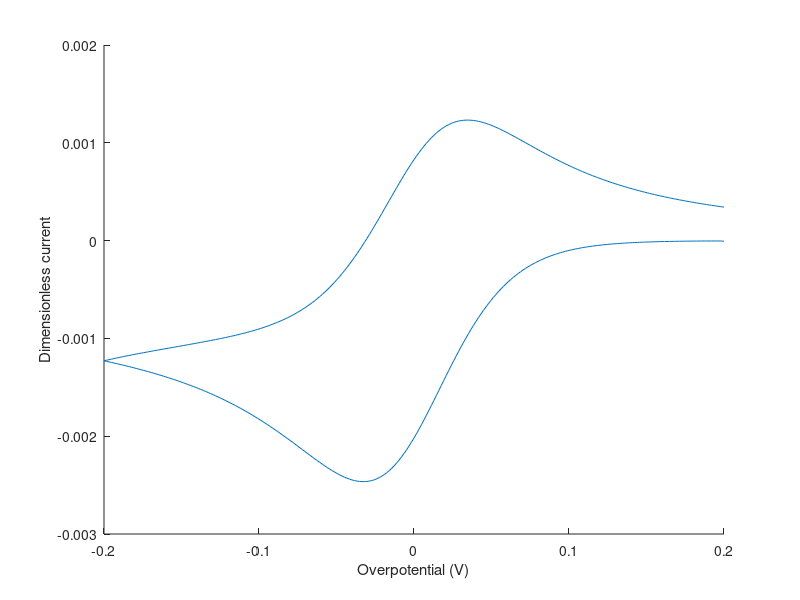

The MATLAB script that drew this image:
%%%%%%%%%%%%%%%%%%%%%%%%%%%%%%%%%%%%%%%%%%%%%%%%%%
% CVsim.m - Cyclic voltammetry simulation
% Peter Attia
% Based on Bard and Faulkner, Appendix B
% EC mechanism
% Updated September 24, 2017

% This version adheres more strictly to the Bard and Faulkner
% dimensionless variable convention. I recommend Brown's formulation
% ('CVsim.m') for a more intuitive understanding of the simulation.
%%%%%%%%%%%%%%%%%%%%%%%%%%%%%%%%%%%%%%%%%%%%%%%%%%

clear, clc, close all

%% INDEPENDENT VARIABLES %%
C      = 1.0;    % [=] mol/L, initial concentration of O. Default = 1.0
D      = 1E-5;   % [=] cm^2/s, O & R diffusion coefficient. Default = 1E-5
etai   = +0.2;   % [=] V, initial overpotential (relative to redox potential). Default = +0.2
etaf   = -0.2;   % [=] V, final overpotential (relative to redox potential). Default = -0.2
v      = 1E-3;   % [=] V/s, sweep rate. Default = 1E-3
n      = 1.0;    % [=] number of electrons transfered. Default = 1
alpha  = 0.5;    % [=] dimensionless charge-transfer coefficient. Default = 0.5
k0     = 1E-2;   % [=] cm/s, electrochemical rate constant. Default = 1E-2
kc     = 1E-3;   % [=] 1/s, chemical rate constant. Default = 1E-3
T      = 298.15; % [=] K, temperature. Default = 298.15

%% CONSTANTS %%
F      = 96485;   % [=] C/mol, Faraday's constant
R      = 8.3145;  % [=] J/mol-K, ideal gas constant
f      = F/(R*T); % [=] 1/V, normalized Faraday's constant at room temperature

%% SIMULATION VARIABLES %%
L      = 500;    % [=] number of iterations per t_k (pg 790). Default = 500
DM     = 0.45;   % [=] model diffusion coefficient (pg 788). Default = 0.45

%% DERIVED CONSTANTS %%
tk  = 2*(etai-etaf)/v;    % [=] s, characteristic exp. time (pg 790). In this case, total time of fwd and rev scans
Dt  = tk/L;               % [=] s, delta time (Eqn B.1.10, pg 790)
Dx  = sqrt(D*Dt/DM);      % [=] cm, delta x (Eqn B.1.13, pg 791)
j   = ceil(4.2*L^0.5)+5;  % number of boxes (pg 792-793). If L~200, j=65

%% REVERSIBILITY PARAMETERS %%
ktk    = kc*tk              % dimensionless kinetic parameter (Eqn B.3.7, pg 797)
km     = ktk/L              % normalized dimensionless kinetic parameter (see bottom of pg 797)
Lambda = k0/(D*f*v)^0.5     % dimensionless reversibility parameter (Eqn 6.4.4, pg. 236-239)

%%% CHEMICAL REVERSIBILITY WARNING %%%
if km>0.1
    warning(['k_c*t_k/l equals ' num2str(km) ...
        ', which exceeds the upper limit of 0.1 (see B&F, pg 797)'])
end

%% PRE-INITIALIZATION %%
C = C / 1000;           % Convert C from mol/L to mol/cm3
k = 0:L;                % time index vector
t = Dt * k;             % time vector
eta1 = etai - v*t;      % overpotential vector, negative scan
eta2 = etaf + v*t;      % overpotential vector, positive scan
eta = [eta1(eta1>etaf) eta2(eta2<=etai)]'; % overpotential scan, both directions
Enorm = eta*f;          % normalized overpotential
kf = (k0*(tk/D)^0.5).*exp(  -alpha *n*Enorm); % dimensionless fwd rate constant (pg 799)
kb = (k0*(tk/D)^0.5).*exp((1-alpha)*n*Enorm); % dimensionless rev rate constant (pg 799)

O = C*ones(L+1,j); % [=] mol/cm^3, concentration of O
R = zeros(L+1,j);  % [=] mol/cm^3, concentration of R
Z = zeros(1,L+1);  % dimensionless flux of O at the surface

%% START SIMULATION %%
% k = time index. j = distance index
for i1 = 1:L+1
    % Update flux
    Z(i1)   = ( kf(i1).*O(i1,2) - kb(i1).*R(i1,2) ) ./ (1 + kf(i1) + kb(i1));

    % Update surface concentrations
    O(i1,1) = O(i1,2) - Z(i1);
    R(i1,1) = R(i1,2) + Z(i1) - km*R(i1,1);

    % Update bulk concentrations of O and R
    for i2 = 2:j-1
        O(i1+1,i2) = O(i1,i2) + DM*(O(i1,i2+1)+O(i1,i2-1)-2*O(i1,i2));

        R(i1+1,i2) = R(i1,i2) + DM*(R(i1,i2+1)+R(i1,i2-1)-2*R(i1,i2)) ...
            - km * R(i1,i2);
    end
end

%% PLOT RESULTS %%
% Sometimes length(eta) = length(Z) + 1. If this is the case, truncate last value
if length(eta) > length(Z)
    eta = eta(1:end-1);
end
hold on, plot(eta,-Z.*16)
xlabel('Overpotential (V)'), ylabel('Dimensionless current')
